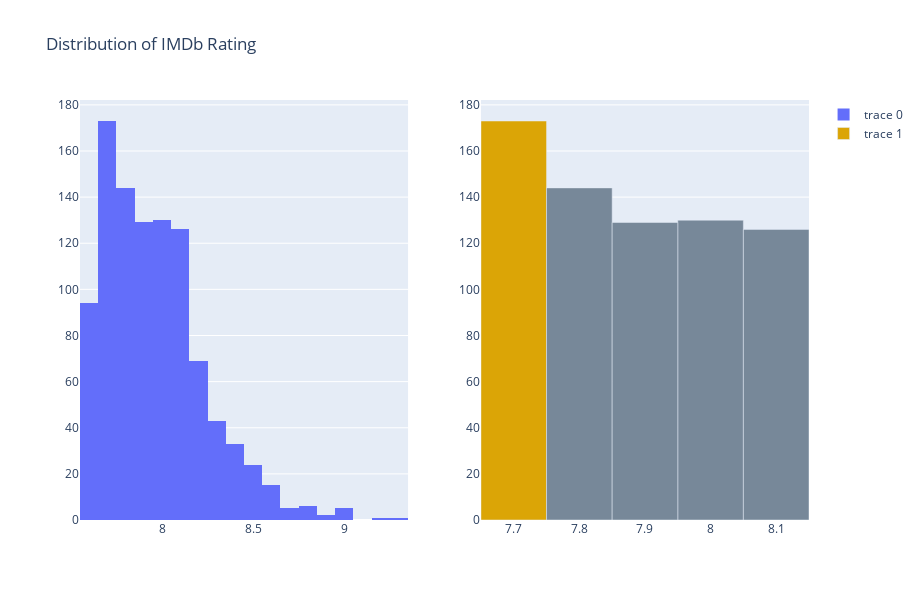

Notebook code for this chart:
### Code cell
from plotly.subplots import make_subplots
colors = ['lightslategray',] * 5
colors[0] = '#DBA506'
fig1 = make_subplots(rows=1, cols=2)
trace0 = go.Histogram(x=df['IMDb-Rating'])
trace1 = go.Bar(x=topscore.index, y=topscore.Count,marker_color=colors)
fig1.append_trace(trace0, 1, 1)
fig1.append_trace(trace1, 1, 2)
fig1.update_layout(height=600, width=920, title_text="Distribution of IMDb Rating")
fig1.show()

### Figure 1 — Plotly figure (JSON) as saved in the notebook; plotly's stock layout.template omitted (floating-point values rounded to 4 significant figures; data arrays with more than 128 entries replaced by an {"elided": "..."} marker saying what was removed)
{"data": [{"type": "histogram", "x": {"elided": "1000 float values"}, "xaxis": "x", "yaxis": "y"}, {"marker": {"color": ["#DBA506", "lightslategray", "lightslategray", "lightslategray", "lightslategray"]}, "type": "bar", "x": [7.7, 7.8, 8, 7.9, 8.1], "xaxis": "x2", "y": [173, 144, 130, 129, 126], "yaxis": "y2"}], "layout": {"height": 600, "title": {"text": "Distribution of IMDb Rating"}, "width": 920, "xaxis": {"anchor": "y", "domain": [0, 0.45]}, "xaxis2": {"anchor": "y2", "domain": [0.55, 1]}, "yaxis": {"anchor": "x", "domain": [0, 1]}, "yaxis2": {"anchor": "x2", "domain": [0, 1]}}}
